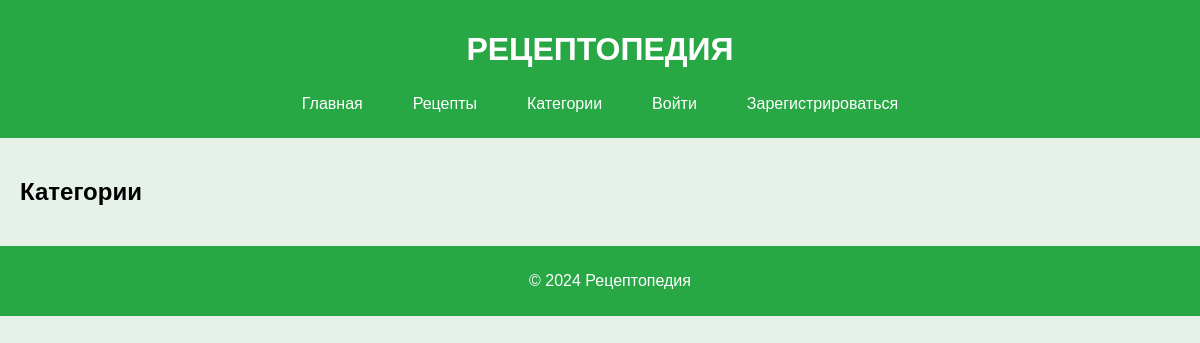
Before: /category/ with the older database file.
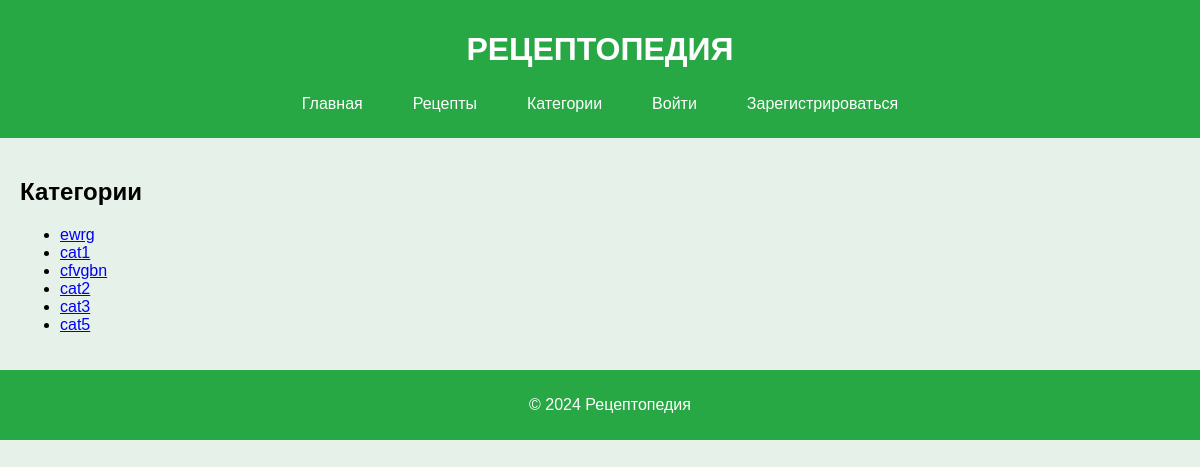
After: the same page with the newer database file.
### recipesapp/models.py (models this page shows, shortened)
class RecipeCategory(models.Model):
    name = models.CharField(max_length=100)

### recipesapp/views.py (the view)
# urls.py: path('category/', category_list, name='category_list'),  # маршрут для списка категорий
def category_list(request):
    category = RecipeCategory.objects.all()
    return render(request, 'recipesapp/category_list.html', {'category': category})

### recipesapp/templates/recipesapp/category_list.html (shortened to what this page needs)
{% extends 'base.html' %}
{% block content %}
    <h2>Категории</h2>
    <ul>
        {% for category in category %}
            <li><a href="{% url 'category_detail' category.pk %}">{{ category.name }}</a></li>
        {% endfor %}
    </ul>
{% endblock %}

Changed rows visible on the page:
added RecipeCategory: name "ewrg"
added RecipeCategory: name "cat1"
added RecipeCategory: name "cfvgbn"
added RecipeCategory: name "cat2"
added RecipeCategory: name "cat3"
added RecipeCategory: name "cat5"
